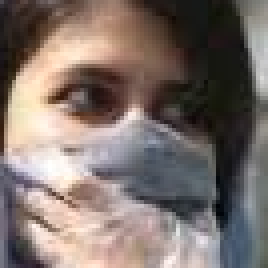
#> input picture Validation/WithMask/141.png, 67 x 67 px, found by its file name (shown 4 times larger)
$ python main.py
#> lines starting #> are read from the running program, lines starting #| are printed output that depends on the picture
import numpy as np
from PIL import Image
import os


# Load and preprocess images
def load_images(folder, label, max_images=100):
#> called with folder = 'project/Train/WithMask', label = 0, max_images = 100
    data, labels = [], []
    count = 0
    for file in os.listdir(folder):
        if count >= max_images:
            break
        try:
            path = os.path.join(folder, file)
            img = Image.open(path).convert("RGB").resize((64, 64))
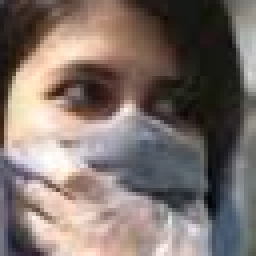
#> img: PIL image 64x64 RGB (shown 4 times larger); mean R, G, B 125.9, 113.2, 107.7
            img_array = np.array(img) / 255.0
            data.append(img_array.reshape(-1))  # Flatten the image
            labels.append(label)
            count += 1
        except Exception as e:
            print(f"Skipping {file}: {e}")
            continue
    return data, labels


# Load data
with_mask_data, with_mask_labels = load_images("project/Train/WithMask", 0)
#> with_mask_data = 1 item; with_mask_labels = [0]
without_mask_data, without_mask_labels = load_images("project/Train/WithoutMask", 1)
#> (the run stopped early here; a loop or call above may not have finished)
